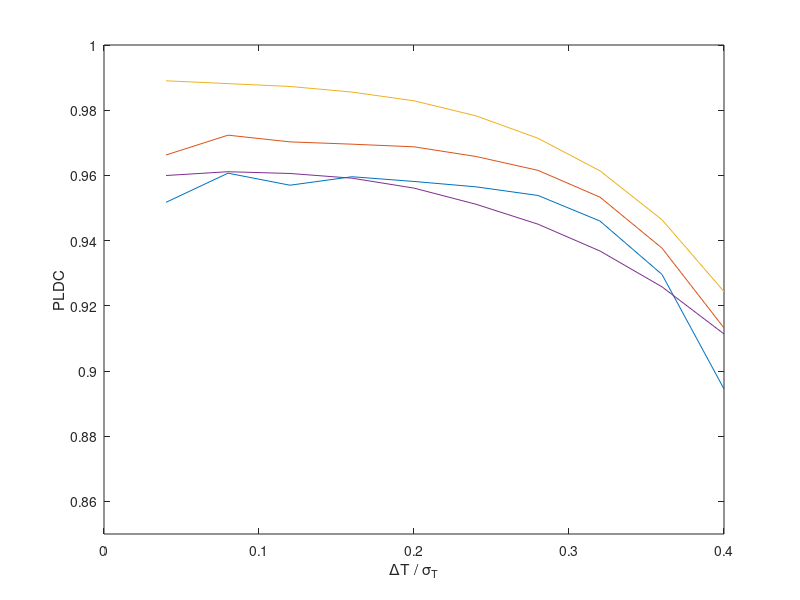

Write the MATLAB code that produced this figure. (Note: this script raises an error after producing the figure.)
clear all
close all

%% Load final results for figure

% Large scouts PLDC:
load('final_mats_for_figures/PLDC_from_simulation_table_large_scouts.mat','delta_Ts','PLDC','plotting_config','scouts_dist_per_std')

% % Small scouts PLDC:
% load('final_mats_for_figures/PLDC_from_simulation_table_small_scouts.mat','delta_Ts','PLDC','plotting_config','scouts_dist_per_std')

% % Large scouts filteres
% load('final_mats_for_figures/PLDC_from_simulation_table_large_scouts_filtered.mat','delta_Ts','PLDC','plotting_config','scouts_dist_per_std')

%% Plot PLDC

%PLDC vs dT - legend is dx
f=figure;
plot(delta_Ts,PLDC)
ylim(plotting_config.PLDC_summary_scale)
ylabel('PLDC')
xlabel('\DeltaT / \sigma_T')
legend(num2str(round(scouts_dist_per_std,1)))

%% Calculation

% % Uncomment relevant params
large_scouts_params % Main simulation used
% small_scouts_params
% large_scouts_filtered_params

% % Load parameters (paths inside)

%Channel Positions
path_to_channel_positions = [get_analysis_code_base_path() 'spatial_data/channel_locations.mat'];

%Base save path (subset grid subfolder will be added automatically
save_path = ''; % Leaing empty prevents saving metrics; if any plotting option is true it'll save it in current dir

% Apply path configurations and load
[electrode_channel_poitions, cortex, simulation_table, electrode_grid, save_path] = apply_path_configurations_and_load(path_to_channel_positions,cortex_name,path_to_results_table,electrode_grid_name, save_path); 
simulation_table = simulation_table.two_scouts_results;


% % Load results and run analysis
rng(0) % Set seed for reproducibility
[dip_p_values, PLDC, phase_space_dT, phase_space_dX, delta_Ts, delta_Xs] = analyze_simulations_from_table(simulation_table, electrode_channel_poitions, electrode_grid, source_type, sampling_rate, cortex, plotting_config, save_path, files_prefix);

[all_scouts_dipoles_positions, mean_electrode_dist, scouts_dist_per_electrode_dist, scouts_stds, scouts_dist_per_std] = ...
    calc_distances(dxs_for_distance, dt, electrode_grid, cortex, simulation_table, electrode_channel_poitions);


